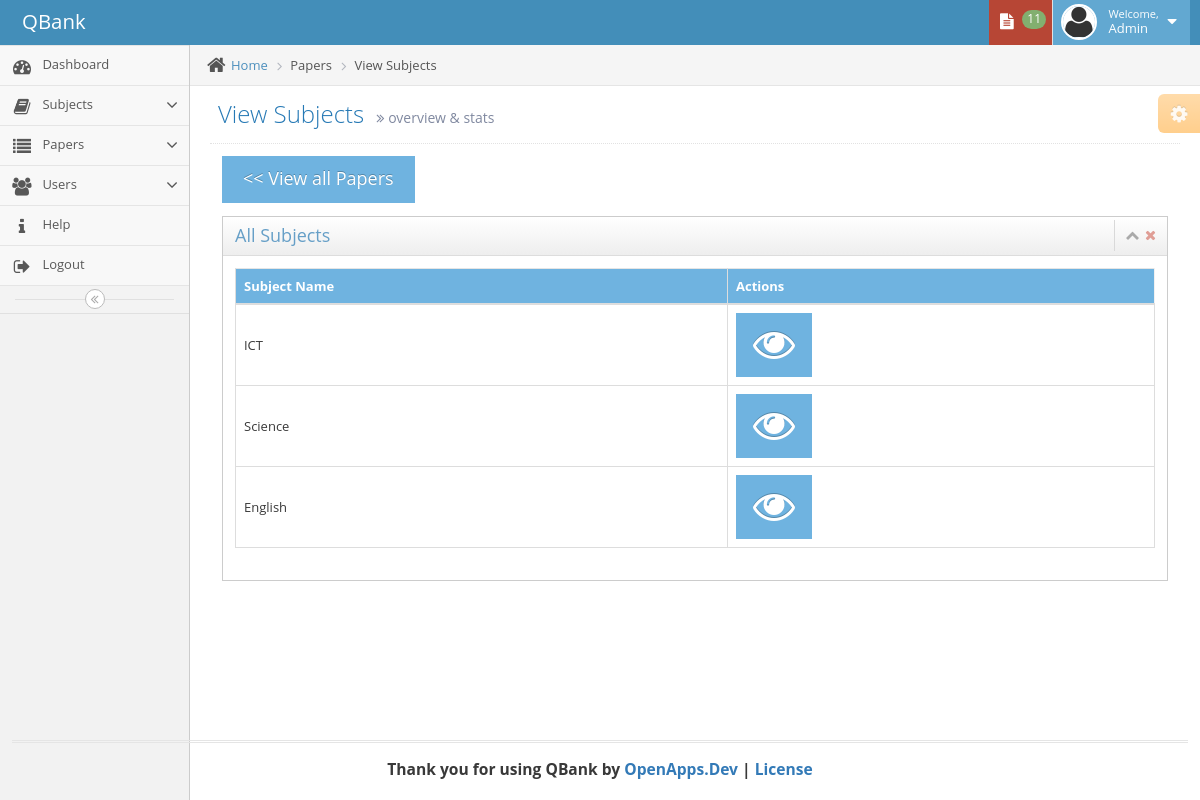
The app's page /index.php?page=AddQuestion-ViewSubjects&PaperID=240511 (signed in) with its own data.
### tables this page shows
CREATE TABLE `cp_users` (
  `id` int(11) NOT NULL,
  `username` varchar(45) NOT NULL,
  `password` varchar(45) NOT NULL,
  `firstname` varchar(45) NOT NULL,
  `lastname` varchar(45) NOT NULL
);

CREATE TABLE `cp_subjects` (
  `sub_id` int(11) NOT NULL,
  `sub_sub_id` int(11) DEFAULT NULL,
  `sub_name` varchar(255) DEFAULT NULL
);

### php-includes/addquestion-viewsubjects.inc.php (the view, shortened to what this page needs)
<?php
if(isset($_SESSION['user_id']) && isset($_SESSION['user_name'])){
?>
	<div class="main-content">
				<div class="main-content-inner">
					<div class="breadcrumbs ace-save-state" id="breadcrumbs">
						<ul class="breadcrumb">
							<li>
								<i class="ace-icon fa fa-home home-icon"></i>
								<a href="#">Home</a>
							</li>
                                                        <li >Papers </li>
							<li class="active">View Subjects  </li>
						</ul>
					</div>
					<div class="page-content">
                                            <div class="ace-settings-container" id="ace-settings-container">
							<div class="btn btn-app btn-xs btn-warning ace-settings-btn" id="ace-settings-btn">
								<i class="ace-icon fa fa-cog bigger-130"></i>
							</div>
						</div>
						<div class="page-header">
							<h1>
								View Subjects
								<small>
									<i class="ace-icon fa fa-angle-double-right"></i>
									overview &amp; stats
								</small>
							</h1>
						</div>
						<div class="row">
							<div class="col-xs-12">
<div class="col-xs-12 col-sm-12">
    <a style="margin-bottom: 10px;" type="button" href="index.php?page=ViewAllPapers"  class="btn btn-info btn-lg" data-toggle="modal" > << View all Papers</a>
    <div class="widget-box">
        <div class="widget-header">
                        <h4 class="widget-title">All Subjects</h4>
                        <div class="widget-toolbar">
                                <a href="#" data-action="collapse">
                                        <i class="ace-icon fa fa-chevron-up"></i>
                                </a>
                                <a href="#" data-action="close">
                                        <i class="ace-icon fa fa-times"></i>
                                </a>
                        </div>
                </div>
                <div class="widget-body">
                        <div class="widget-main">
                                <div>
<div class="box-body table-responsive no-padding">
  <table id="vas_table" class="table table-hover table-bordered table-responsive">
                    <thead>
                        <tr style="background-color: #6fb3e0; color: white; padding-top: 12px; padding-bottom: 12px;">
                        <th>Subject Name</th>
                        <th>Actions</th>
                      </tr>
                    </thead>
                    <tbody>
                        <?php
                           $stmt_view_subjects = $db->prepare("SELECT sub_sub_id, sub_name FROM `cp_subjects` ");
                           $stmt_view_subjects->bind_result($sub_sub_id, $sub_name );
                           $stmt_view_subjects->execute();
                           while ($stmt_view_subjects->fetch()){
                        ?>
                        <tr >
                         <td style=" vertical-align: middle;"><?php echo $sub_name; ?></td>
                         <td>
                             <a href="index.php?page=AddQuestion-ViewSubjects-viewUnits&SubjectID=<?php echo $sub_sub_id;  ?>&PaperID=<?php echo $_GET['PaperID']; ?>" title="View Unites" class="btn btn-info">
                                    <i class="ace-icon fa fa-eye  fa-3x icon-only"></i>
                             </a>
                      <?php
                           }
                      ?>
                         </td>
                      </tr>
                   </tbody>
                     </table>
                    </div>
            </div>
    </div>
    </div>
                    </div>
            </div>
    </div>
    </div>
    </div>
<?php
} else {
    header('Location: login.php');
}
?>

### php-includes/topnav.inc.php (shortened to what this page needs)
<?php
if(isset($_SESSION['user_id']) && isset($_SESSION['user_name'])){
?>
<div id="navbar" class="navbar navbar-default          ace-save-state">
			<div class="navbar-container ace-save-state" id="navbar-container">
				<div class="navbar-header pull-left">
					<a href="index.html" class="navbar-brand">
						<small>
							QBank
						</small>
					</a>
				</div>
				<div class="navbar-buttons navbar-header pull-right" role="navigation">
					<ul class="nav ace-nav">
<?php
    if(isset($_GET['PaperID'])){
        $paper_ID = $_GET['PaperID'];
        $stmt_Q_count = $db->prepare("SELECT COUNT(que_d_paper_id) FROM cp_question_details WHERE `que_d_paper_id`= $paper_ID");
        $stmt_Q_count->bind_result($TotalQuestions);
        $stmt_Q_count->execute();
 }
?>
						<li class="red dropdown-modal">
							<a data-toggle="dropdown" class="dropdown-toggle" href="#">
								<i class="ace-icon fa fa-file-text  icon-animated-vertical"></i>
								<span class="badge badge-success"><?php echo $TotalQuestions; ?></span>
							</a>
						</li>
<?php
        $stmt = $db->prepare("SELECT id, firstname, lastname FROM `cp_users` WHERE id= {$_SESSION['user_id']}");
        $stmt->bind_result($id, $FirstName, $LastName);
        $stmt->execute();
?>
						<li class="light-blue dropdown-modal">
							<a data-toggle="dropdown" href="#" class="dropdown-toggle">
								<img class="nav-user-photo" src="assets/images/avatars/avatar2.png" alt="Jason's Photo" />
								<span class="user-info">
									<small>Welcome,</small>
                                                                            <?php
                                                                        while ($stmt->fetch()){
									echo $FirstName;
                                                                        }
                                                                        ?>
								</span>
								<i class="ace-icon fa fa-caret-down"></i>
							</a>
						</li>
					</ul>
				</div>
			</div>
		</div>
<?php
} else {
    header('Location: login.php');
}
?>

### records on screen
cp_users: firstname "Admin"
cp_subjects: sub_name "ICT"
cp_subjects: sub_name "Science"
cp_subjects: sub_name "English"

### other values on screen
$TotalQuestions "11"
